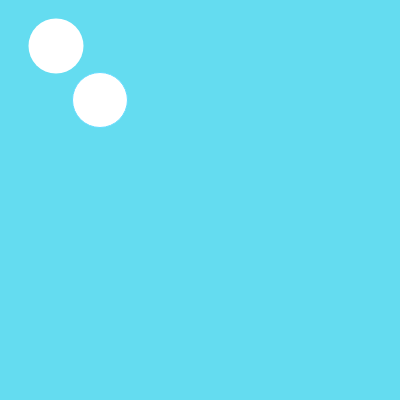
Frame 1 (no input)
Frame 60 (no input): identical to frame 1, image omitted
Frame 120 (the mouse pressed at the canvas centre since frame 60): identical to frame 1, image omitted

The p5.js sketch that drew this single still picture (run headless with seeded random() and noise() and a simulated clock; from frame 60 on, the mouse is pressed at the canvas centre):

// p5.js sketch
// ── sketch.js
function setup() {
  // put setup code here
  createCanvas(400, 400);
}

function draw() {
  // put drawing code here
  background(100, 220,240);
 noStroke();
 ellipse(56, 46, 55, 55);
 stroke(100, 220,300);
 ellipse(100, 100, 55, 55);
}
